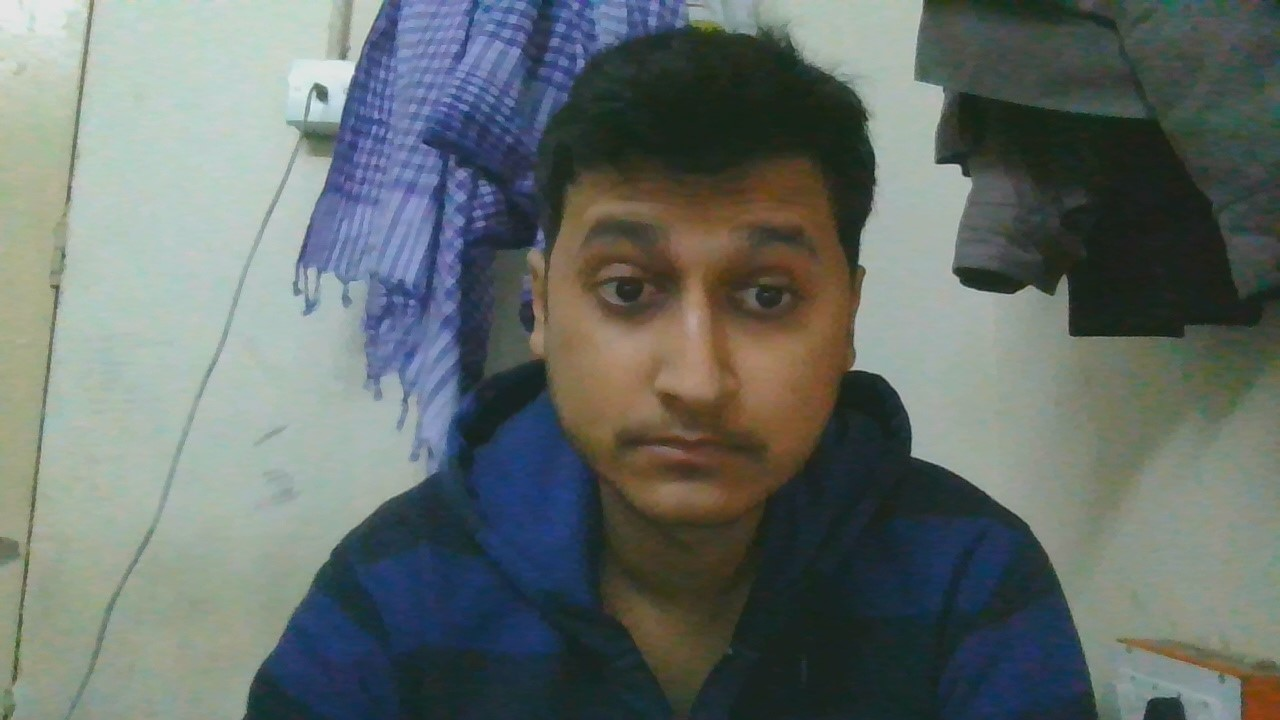
#> input picture assignment2/test/test.jpg, 1280 x 720 px, found by its file name
$ python dominant_colour.py   (older library calls are emulated)
#> lines starting #> are read from the running program, lines starting #| are printed output that depends on the picture
# -*- coding: utf-8 -*-
"""
Created on Mon Apr  8 23:28:32 2019

@author: saurav
"""

from sklearn.cluster import KMeans
from collections import Counter
import cv2
import matplotlib.pyplot as plt

image= cv2.imread('test.jpg')
#> image is the input picture: shape (720, 1280, 3); mean B, G, R 106.6, 109.9, 101.2
image_processing_size=(200,200)
if image_processing_size is not None:
    image = cv2.resize(image, image_processing_size,
                            interpolation = cv2.INTER_AREA)
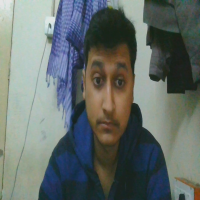
#> image: shape (200, 200, 3); mean B, G, R 106.6, 109.9, 101.2

    #reshape the image to be a list of pixels
image = image.reshape((image.shape[0] * image.shape[1], 3))

    #cluster and assign labels to the pixels
clt = KMeans(n_clusters = 100)
labels = clt.fit_predict(image)

    #count labels to find most popular
label_counts = Counter(labels)
#> label_counts = 100 items

    #subset out most popular centroid
dominant_color = clt.cluster_centers_[label_counts.most_common(1)[0][0]]
#> dominant_color = [25.51, 35.77, 24.64]
dominant_color=dominant_color.reshape(3,1)
labels=labels.reshape(200,200)
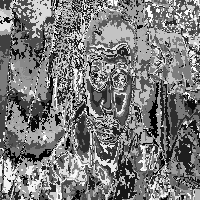
#> labels: shape (200, 200) int32; min 0, max 99, mean 47.9; drawn with min black and max white
plt.imshow(labels)
labels=labels.reshape(200,200,1)
import scipy
#> (the run stopped early here; a loop or call above may not have finished)
